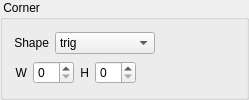
        <widget class="QGroupBox" name="groupbox_arg_corner">
         <property name="title">
          <string> Corner </string>
         </property>
         <layout class="QHBoxLayout" name="horizontalLayout_5">
          <item>
           <layout class="QVBoxLayout" name="verticalLayout">
            <item>
             <layout class="QHBoxLayout" name="horizontalLayout_3">
              <item>
               <widget class="QLabel" name="label_arg_corner_shape">
                <property name="text">
                 <string>Shape</string>
                </property>
                <property name="alignment">
                 <set>Qt::AlignRight|Qt::AlignTrailing|Qt::AlignVCenter</set>
                </property>
                <property name="buddy">
                 <cstring>combobox_arg_corner_shape</cstring>
                </property>
               </widget>
              </item>
              <item>
               <widget class="QComboBox" name="combobox_arg_corner_shape">
                <property name="minimumSize">
                 <size>
                  <width>100</width>
                  <height>0</height>
                 </size>
                </property>
                <item>
                 <property name="text">
                  <string>trig</string>
                 </property>
                </item>
                <item>
                 <property name="text">
                  <string>arc</string>
                 </property>
                </item>
                <item>
                 <property name="text">
                  <string>rect</string>
                 </property>
                </item>
               </widget>
              </item>
              <item>
               <spacer name="horizontalSpacer_9">
                <property name="orientation">
                 <enum>Qt::Horizontal</enum>
                </property>
                <property name="sizeHint" stdset="0">
                 <size>
                  <width>40</width>
                  <height>20</height>
                 </size>
                </property>
               </spacer>
              </item>
             </layout>
            </item>
            <item>
             <layout class="QHBoxLayout" name="horizontalLayout_4">
              <item>
               <widget class="QLabel" name="label_arg_corner_width">
                <property name="text">
                 <string>W</string>
                </property>
                <property name="alignment">
                 <set>Qt::AlignRight|Qt::AlignTrailing|Qt::AlignVCenter</set>
                </property>
                <property name="buddy">
                 <cstring>spinbox_arg_corner_width</cstring>
                </property>
               </widget>
              </item>
              <item>
               <widget class="QSpinBox" name="spinbox_arg_corner_width">
                <property name="maximumSize">
                 <size>
                  <width>50</width>
                  <height>16777215</height>
                 </size>
                </property>
                <property name="maximum">
                 <number>50</number>
                </property>
               </widget>
              </item>
              <item>
               <widget class="QLabel" name="label_arg_corner_height">
                <property name="text">
                 <string>H</string>
                </property>
                <property name="alignment">
                 <set>Qt::AlignRight|Qt::AlignTrailing|Qt::AlignVCenter</set>
                </property>
                <property name="buddy">
                 <cstring>spinbox_arg_corner_height</cstring>
                </property>
               </widget>
              </item>
              <item>
               <widget class="QSpinBox" name="spinbox_arg_corner_height">
                <property name="maximumSize">
                 <size>
                  <width>50</width>
                  <height>16777215</height>
                 </size>
                </property>
                <property name="maximum">
                 <number>50</number>
                </property>
               </widget>
              </item>
              <item>
               <spacer name="horizontalSpacer_10">
                <property name="orientation">
                 <enum>Qt::Horizontal</enum>
                </property>
                <property name="sizeHint" stdset="0">
                 <size>
                  <width>40</width>
                  <height>20</height>
                 </size>
                </property>
               </spacer>
              </item>
             </layout>
            </item>
           </layout>
          </item>
          <item>
           <spacer name="horizontalSpacer_11">
            <property name="orientation">
             <enum>Qt::Horizontal</enum>
            </property>
            <property name="sizeHint" stdset="0">
             <size>
              <width>40</width>
              <height>20</height>
             </size>
            </property>
           </spacer>
          </item>
         </layout>
        </widget>
